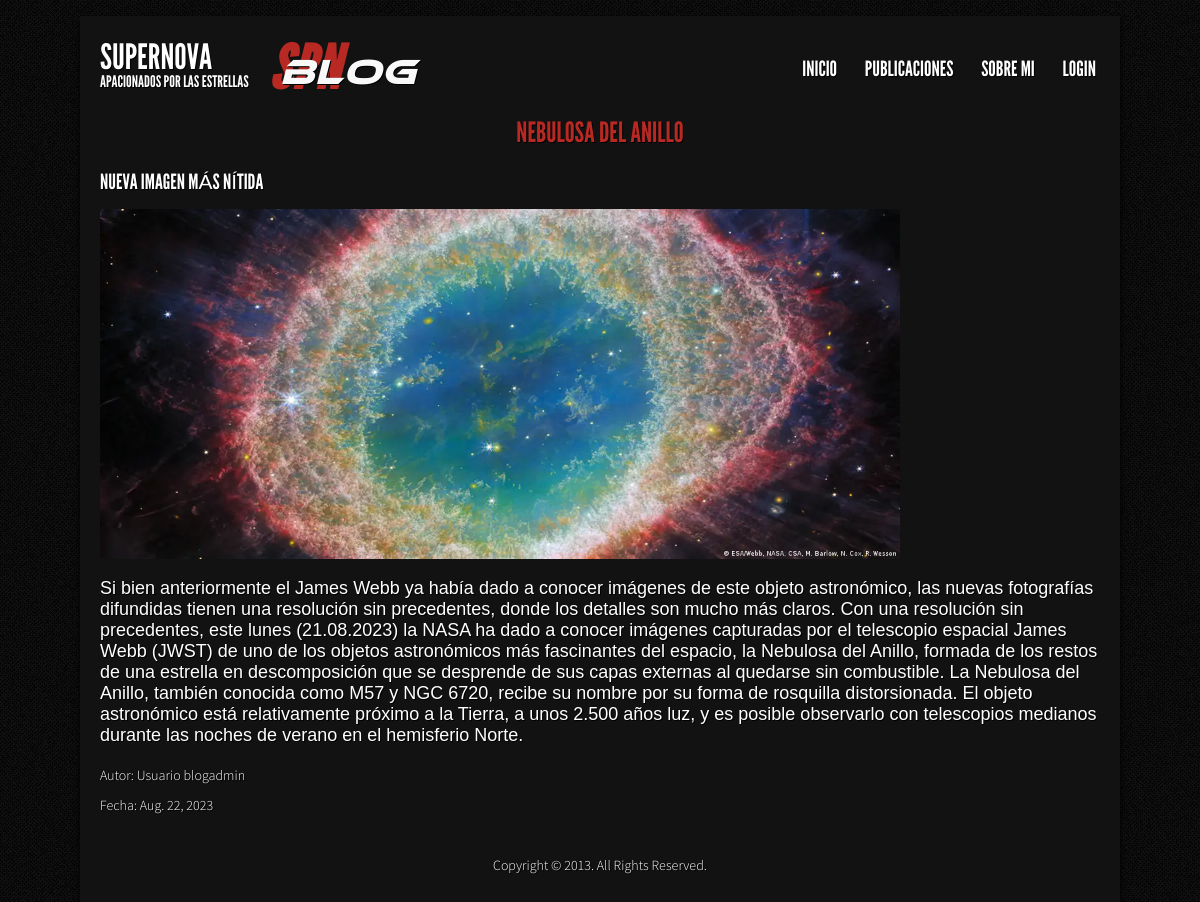
Page /AppPublicacion/verPublicacion/14 on the committed database.
### AppPublicacion/models.py (models this page shows)
class Publicacion(models.Model):
    titulo = models.CharField(max_length=20)
    subtitulo = models.CharField(max_length=30)
    cuerpo = models.CharField(max_length=30000)
    autor = models.CharField(max_length=30)
    fecha = models.DateField()
    imagen = models.ImageField(null=True, blank=True, upload_to='imagenes')
    usuario = models.ForeignKey(User, on_delete=models.CASCADE, null=True, blank=True)

### AppPublicacion/views.py (the view)
# urls.py: path('verPublicacion/<int:pk>', verPublicacion.as_view(), name='VerPublicacion'),
class verPublicacion(DetailView):
    model = Publicacion
    context_object_name = 'publicacion'
    template_name = 'AppPublicacion/verPublicacion.html'

### AppPublicacion/Templates/AppPublicacion/verPublicacion.html (shortened to what this page needs)
{% extends 'AppLogin/padre.html' %}
{% load static %}
{% block loquecambia %}
<li> <h1 class="center" style="color: #B82924;">{{publicacion.titulo}}</h1> </li>
<li> <h2>{{publicacion.subtitulo}}</h2> </li>
<br>
<img height="350px" src={{publicacion.imagen.url}}>
<br>
<br>
<li> <p style="font-size:large; font-family: Verdana, Geneva, Tahoma, sans-serif;">{{publicacion.cuerpo}} </p></li>
<br>
<li> Autor: {{publicacion.autor}}</li>
<br>
<li> Fecha: {{publicacion.fecha}} </li>
<br>
{% endblock %}

### AppLogin/static/AppLogin/css/style.css (style rules this page uses)
* { margin: 0; padding: 0; list-style: none; }
img { border: none; border-radius: 3px; }
p { margin-bottom: 8px; }
body { background: url('../images/bg.png') repeat; font-family: Source, Tahoma, sans-serif; color: #fff; font-size: 14px; text-shadow: 1px 1px 0px #000; }
#fullwidth h1,#fullwidth h2,#fullwidth h3,#fullwidth h4,#fullwidth h5,#fullwidth h6, h1, h2, h3, h4, h5, h6 { font-family: LeagueGothic, sans-serif; text-transform: uppercase; font-weight: normal; }
.center { display: block; text-align: center; margin: 20px auto; }

### rows in the picture
Publicacion: titulo "NEBULOSA DEL ANILLO", subtitulo "NUEVA IMAGEN MÁS NÍTIDA", imagen (picture), cuerpo "Si bien anteriormente el James Webb ya había dado a conocer imágenes de este objeto astronómico, las nuevas fotografías difundidas tienen una resolución sin precedentes, donde los detalles son mucho más claros. Con una resolución sin precedentes, este lunes (21.08.2023) la NASA ha dado a conocer imágenes capturadas por el telescopio espacial James Webb (JWST) de uno de los objetos astronómicos más fascinantes del espacio, la Nebulosa del Anillo, formada de los restos de una estrella en descomposición que se desprende de sus capas externas al quedarse sin combustible. La Nebulosa del Anillo, también conocida como M57 y NGC 6720, recibe su nombre por su forma de rosquilla distorsionada. El…", autor "Usuario blogadmin", fecha "Aug. 22, 2023"
